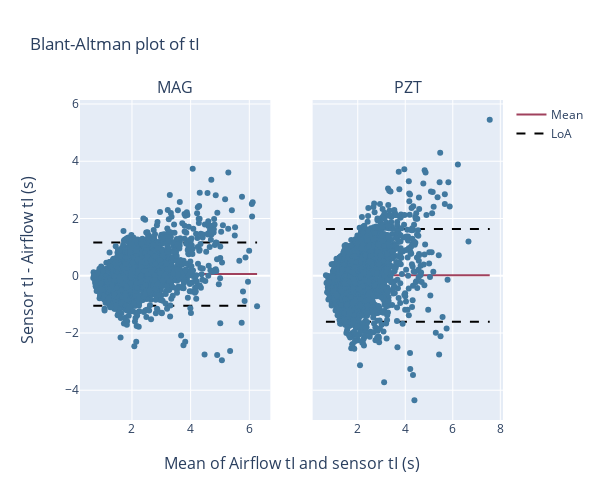
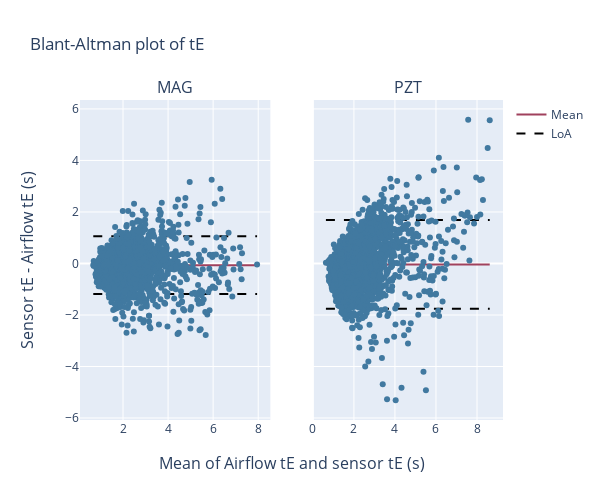
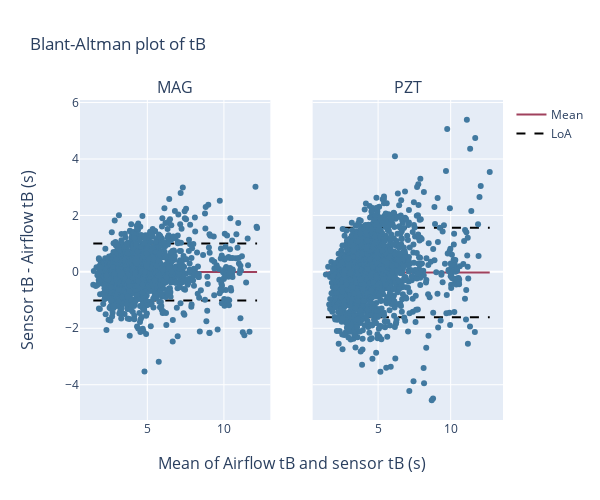

Here is the notebook cell these charts were saved with, in order:
### Code cell
activity = "UAL"
for metric in ["tI", "tE", "tB"]:
        bland_altman_plot(overview_all["MAG"][f"{metric} (s)"], overview_all["MAG"][f"{metric} airflow (s)"], overview_all["PZT"][f"{metric} (s)"], overview_all["PZT"][f"{metric} airflow (s)"], metric)
        #bland_altman_plot(overview_all_participants[activity]["MAG"][f"{metric} (s)"], overview_all_participants[activity]["MAG"][f"{metric} airflow (s)"], overview_all_participants[activity]["PZT"][f"{metric} (s)"], overview_all_participants[activity]["PZT"][f"{metric} airflow (s)"], metric, activity)

### Figure 1 — Plotly figure (JSON) as saved in the notebook; plotly's stock layout.template omitted (floating-point values rounded to 4 significant figures; data arrays with more than 128 entries replaced by an {"elided": "..."} marker saying what was removed)
{"data": [{"line": {"color": "#A0415D", "width": 2}, "mode": "lines", "name": "Mean", "showlegend": true, "type": "scatter", "x": [0.68, 6.265], "xaxis": "x", "y": [0.05847, 0.05847], "yaxis": "y"}, {"line": {"color": "black", "dash": "dash", "width": 2}, "mode": "lines", "name": "LoA", "showlegend": true, "type": "scatter", "x": [0.68, 6.265], "xaxis": "x", "y": [1.165, 1.165], "yaxis": "y"}, {"line": {"color": "black", "dash": "dash", "width": 2}, "mode": "lines", "showlegend": false, "type": "scatter", "x": [0.68, 6.265], "xaxis": "x", "y": [-1.048, -1.048], "yaxis": "y"}, {"marker": {"color": "#4179A0"}, "mode": "markers", "showlegend": false, "type": "scatter", "x": {"elided": "3357 float values"}, "xaxis": "x", "y": {"elided": "3357 float values"}, "yaxis": "y"}, {"line": {"color": "#A0415D", "width": 2}, "mode": "lines", "name": "Mean", "showlegend": false, "type": "scatter", "x": [0.66, 7.555], "xaxis": "x2", "y": [0.01421, 0.01421], "yaxis": "y2"}, {"line": {"color": "black", "dash": "dash", "width": 2}, "mode": "lines", "name": "LoA", "showlegend": false, "type": "scatter", "x": [0.66, 7.555], "xaxis": "x2", "y": [1.633, 1.633], "yaxis": "y2"}, {"line": {"color": "black", "dash": "dash", "width": 2}, "mode": "lines", "showlegend": false, "type": "scatter", "x": [0.66, 7.555], "xaxis": "x2", "y": [-1.605, -1.605], "yaxis": "y2"}, {"marker": {"color": "#4179A0"}, "mode": "markers", "showlegend": false, "type": "scatter", "x": {"elided": "3275 float values"}, "xaxis": "x2", "y": {"elided": "3275 float values"}, "yaxis": "y2"}], "layout": {"annotations": [{"font": {"size": 16}, "showarrow": false, "text": "MAG", "x": 0.225, "xanchor": "center", "xref": "paper", "y": 1, "yanchor": "bottom", "yref": "paper"}, {"font": {"size": 16}, "showarrow": false, "text": "PZT", "x": 0.775, "xanchor": "center", "xref": "paper", "y": 1, "yanchor": "bottom", "yref": "paper"}, {"font": {"size": 16}, "showarrow": false, "text": "Mean of Airflow tI and sensor tI (s)", "x": 0.5, "xanchor": "center", "xref": "paper", "y": 0, "yanchor": "top", "yref": "paper", "yshift": -30}, {"font": {"size": 16}, "showarrow": false, "text": "Sensor tI - Airflow tI (s)", "textangle": -90, "x": 0, "xanchor": "right", "xref": "paper", "xshift": -40, "y": 0.5, "yanchor": "middle", "yref": "paper"}], "height": 500, "title": {"text": "Blant-Altman plot of tI"}, "width": 600, "xaxis": {"anchor": "y", "domain": [0, 0.45]}, "xaxis2": {"anchor": "y2", "domain": [0.55, 1]}, "yaxis": {"anchor": "x", "domain": [0, 1], "showticklabels": true}, "yaxis2": {"anchor": "x2", "domain": [0, 1], "matches": "y", "showticklabels": false}}}

### Figure 2 — Plotly figure (JSON) as saved in the notebook; plotly's stock layout.template omitted (floating-point values rounded to 4 significant figures; data arrays with more than 128 entries replaced by an {"elided": "..."} marker saying what was removed)
{"data": [{"line": {"color": "#A0415D", "width": 2}, "mode": "lines", "name": "Mean", "showlegend": true, "type": "scatter", "x": [0.68, 7.95], "xaxis": "x", "y": [-0.06407, -0.06407], "yaxis": "y"}, {"line": {"color": "black", "dash": "dash", "width": 2}, "mode": "lines", "name": "LoA", "showlegend": true, "type": "scatter", "x": [0.68, 7.95], "xaxis": "x", "y": [1.056, 1.056], "yaxis": "y"}, {"line": {"color": "black", "dash": "dash", "width": 2}, "mode": "lines", "showlegend": false, "type": "scatter", "x": [0.68, 7.95], "xaxis": "x", "y": [-1.184, -1.184], "yaxis": "y"}, {"marker": {"color": "#4179A0"}, "mode": "markers", "showlegend": false, "type": "scatter", "x": {"elided": "3351 float values"}, "xaxis": "x", "y": {"elided": "3351 float values"}, "yaxis": "y"}, {"line": {"color": "#A0415D", "width": 2}, "mode": "lines", "name": "Mean", "showlegend": false, "type": "scatter", "x": [0.635, 8.62], "xaxis": "x2", "y": [-0.03508, -0.03508], "yaxis": "y2"}, {"line": {"color": "black", "dash": "dash", "width": 2}, "mode": "lines", "name": "LoA", "showlegend": false, "type": "scatter", "x": [0.635, 8.62], "xaxis": "x2", "y": [1.684, 1.684], "yaxis": "y2"}, {"line": {"color": "black", "dash": "dash", "width": 2}, "mode": "lines", "showlegend": false, "type": "scatter", "x": [0.635, 8.62], "xaxis": "x2", "y": [-1.754, -1.754], "yaxis": "y2"}, {"marker": {"color": "#4179A0"}, "mode": "markers", "showlegend": false, "type": "scatter", "x": {"elided": "3261 float values"}, "xaxis": "x2", "y": {"elided": "3261 float values"}, "yaxis": "y2"}], "layout": {"annotations": [{"font": {"size": 16}, "showarrow": false, "text": "MAG", "x": 0.225, "xanchor": "center", "xref": "paper", "y": 1, "yanchor": "bottom", "yref": "paper"}, {"font": {"size": 16}, "showarrow": false, "text": "PZT", "x": 0.775, "xanchor": "center", "xref": "paper", "y": 1, "yanchor": "bottom", "yref": "paper"}, {"font": {"size": 16}, "showarrow": false, "text": "Mean of Airflow tE and sensor tE (s)", "x": 0.5, "xanchor": "center", "xref": "paper", "y": 0, "yanchor": "top", "yref": "paper", "yshift": -30}, {"font": {"size": 16}, "showarrow": false, "text": "Sensor tE - Airflow tE (s)", "textangle": -90, "x": 0, "xanchor": "right", "xref": "paper", "xshift": -40, "y": 0.5, "yanchor": "middle", "yref": "paper"}], "height": 500, "title": {"text": "Blant-Altman plot of tE"}, "width": 600, "xaxis": {"anchor": "y", "domain": [0, 0.45]}, "xaxis2": {"anchor": "y2", "domain": [0.55, 1]}, "yaxis": {"anchor": "x", "domain": [0, 1], "showticklabels": true}, "yaxis2": {"anchor": "x2", "domain": [0, 1], "matches": "y", "showticklabels": false}}}

### Figure 3 — Plotly figure (JSON) as saved in the notebook; plotly's stock layout.template omitted (floating-point values rounded to 4 significant figures; data arrays with more than 128 entries replaced by an {"elided": "..."} marker saying what was removed)
{"data": [{"line": {"color": "#A0415D", "width": 2}, "mode": "lines", "name": "Mean", "showlegend": true, "type": "scatter", "x": [1.47, 12.16], "xaxis": "x", "y": [-0.004241, -0.004241], "yaxis": "y"}, {"line": {"color": "black", "dash": "dash", "width": 2}, "mode": "lines", "name": "LoA", "showlegend": true, "type": "scatter", "x": [1.47, 12.16], "xaxis": "x", "y": [1.008, 1.008], "yaxis": "y"}, {"line": {"color": "black", "dash": "dash", "width": 2}, "mode": "lines", "showlegend": false, "type": "scatter", "x": [1.47, 12.16], "xaxis": "x", "y": [-1.016, -1.016], "yaxis": "y"}, {"marker": {"color": "#4179A0"}, "mode": "markers", "showlegend": false, "type": "scatter", "x": {"elided": "3263 float values"}, "xaxis": "x", "y": {"elided": "3263 float values"}, "yaxis": "y"}, {"line": {"color": "#A0415D", "width": 2}, "mode": "lines", "name": "Mean", "showlegend": false, "type": "scatter", "x": [1.405, 12.69], "xaxis": "x2", "y": [-0.02111, -0.02111], "yaxis": "y2"}, {"line": {"color": "black", "dash": "dash", "width": 2}, "mode": "lines", "name": "LoA", "showlegend": false, "type": "scatter", "x": [1.405, 12.69], "xaxis": "x2", "y": [1.566, 1.566], "yaxis": "y2"}, {"line": {"color": "black", "dash": "dash", "width": 2}, "mode": "lines", "showlegend": false, "type": "scatter", "x": [1.405, 12.69], "xaxis": "x2", "y": [-1.608, -1.608], "yaxis": "y2"}, {"marker": {"color": "#4179A0"}, "mode": "markers", "showlegend": false, "type": "scatter", "x": {"elided": "3185 float values"}, "xaxis": "x2", "y": {"elided": "3185 float values"}, "yaxis": "y2"}], "layout": {"annotations": [{"font": {"size": 16}, "showarrow": false, "text": "MAG", "x": 0.225, "xanchor": "center", "xref": "paper", "y": 1, "yanchor": "bottom", "yref": "paper"}, {"font": {"size": 16}, "showarrow": false, "text": "PZT", "x": 0.775, "xanchor": "center", "xref": "paper", "y": 1, "yanchor": "bottom", "yref": "paper"}, {"font": {"size": 16}, "showarrow": false, "text": "Mean of Airflow tB and sensor tB (s)", "x": 0.5, "xanchor": "center", "xref": "paper", "y": 0, "yanchor": "top", "yref": "paper", "yshift": -30}, {"font": {"size": 16}, "showarrow": false, "text": "Sensor tB - Airflow tB (s)", "textangle": -90, "x": 0, "xanchor": "right", "xref": "paper", "xshift": -40, "y": 0.5, "yanchor": "middle", "yref": "paper"}], "height": 500, "title": {"text": "Blant-Altman plot of tB"}, "width": 600, "xaxis": {"anchor": "y", "domain": [0, 0.45]}, "xaxis2": {"anchor": "y2", "domain": [0.55, 1]}, "yaxis": {"anchor": "x", "domain": [0, 1], "showticklabels": true}, "yaxis2": {"anchor": "x2", "domain": [0, 1], "matches": "y", "showticklabels": false}}}
